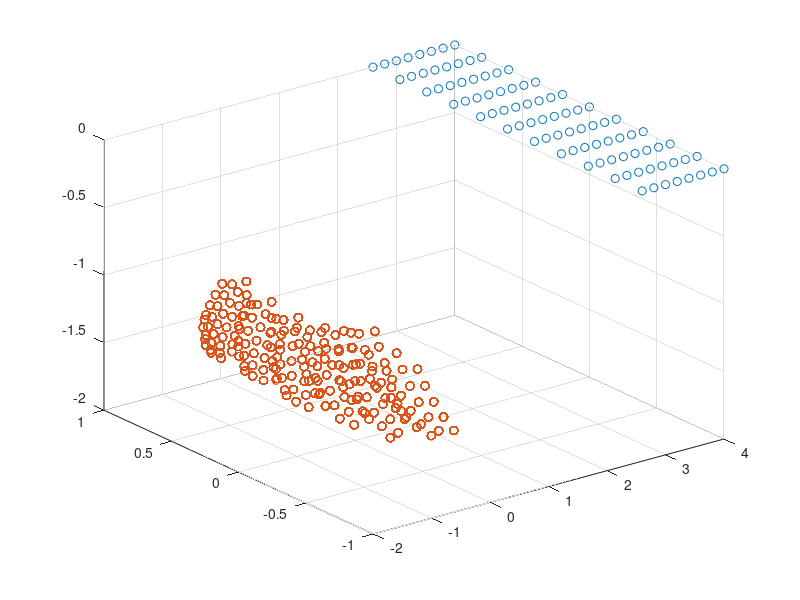
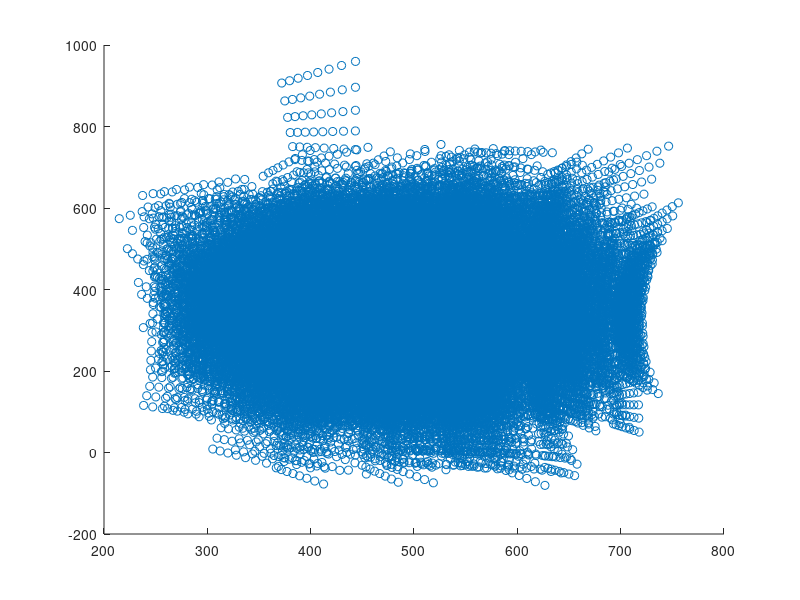

These figures' MATLAB source, in order:
format long;

[sprays_x, sprays_y] = meshgrid(2.6 : 0.2 : 4.0, -1.0 : 0.2 : 1.0);
sprays_x = reshape(sprays_x, [], 1);
sprays_y = reshape(sprays_y, [], 1);
% scatter(sprays_x, sprays_y);
% figure();

gt_proj = [
	434.8289178042981	0					500.5	0;
	0					434.8289178042981	330.5	0;
	0					0					1		0
];

gt_CAM_to_FOREARM = [
	1 0 0 0;
	0 1 0 0;
	0 0 1 0;
	0 0 0 1
];

camera_premod = [
	1 0 0 0;
	0 0 1 0;
	0 1 0 0;
	0 0 0 1
];

FOREARM_to_BASE_all = csvread('arm_positions.csv');
FOREARM_to_BASE_all = FOREARM_to_BASE_all(:, 1 : end - 1);
FOREARM_to_BASE_all = reshape(FOREARM_to_BASE_all, [], 4, 4);
for i = 1 : size(FOREARM_to_BASE_all, 1)
	%They get read in transposed for some reason.
	FOREARM_to_BASE_all(i, :, :) = camera_premod * squeeze(FOREARM_to_BASE_all(i, :, :))';
end

BASE_to_POINT_all = nan(size(sprays_x, 1), 4, 4);
for i = 1 : size(sprays_x, 1)
	BASE_to_POINT_all(i, :, :) = [
		1  0  0  sprays_x(i);
		0  1  0  sprays_y(i);
		0  0  1  0
		0  0  0  1
	];
end

data_lines = nan(size(BASE_to_POINT_all, 1) * size(FOREARM_to_BASE_all, 1), 34);

btps = nan(size(BASE_to_POINT_all, 1), 3);
btfs = nan(size(data_lines, 1), 3);

i = 1;
for s = 1 : size(BASE_to_POINT_all, 1)
	BASE_to_POINT = squeeze(BASE_to_POINT_all(s, :, :));
	
	btps(s, 1) = BASE_to_POINT(1, 4);
	btps(s, 2) = BASE_to_POINT(2, 4);
	btps(s, 3) = BASE_to_POINT(3, 4);
	
	for v = 1 : size(FOREARM_to_BASE_all, 1)
		FOREARM_to_BASE = squeeze(FOREARM_to_BASE_all(v, :, :));
		CAM_to_POINT = gt_CAM_to_FOREARM * FOREARM_to_BASE * BASE_to_POINT;
		
		if(i == 1)
			BASE_to_POINT
			FOREARM_to_BASE
			%reshape(FOREARM_to_BASE', 1, [])
			CAM_to_POINT
		end
		
		point = [CAM_to_POINT(1, 4); CAM_to_POINT(2, 4); CAM_to_POINT(3, 4); 1];
		projected_point = gt_proj * point;
		
		data_lines(i, :) = [
			reshape(BASE_to_POINT, 1, []) reshape(FOREARM_to_BASE', 1, []) 0 0
		];
		data_lines(i, 33) = projected_point(1) / projected_point(3);
		data_lines(i, 34) = projected_point(2) / projected_point(3);
		%data_lines(i, 33) = point(1);
		%data_lines(i, 34) = point(2);
		
		btfs(i, 1) = FOREARM_to_BASE(1, 4);
		btfs(i, 2) = FOREARM_to_BASE(2, 4);
		btfs(i, 3) = FOREARM_to_BASE(3, 4);
		
		i = i + 1;
	end
end

scatter3(btps(:, 1), btps(:, 2), btps(:, 3));
hold on;
scatter3(btfs(:, 1), btfs(:, 2), btfs(:, 3));
hold off;

figure();
scatter(data_lines(:, 33), data_lines(:, 34));

csvwrite('synthetic_data_cam.csv', data_lines);